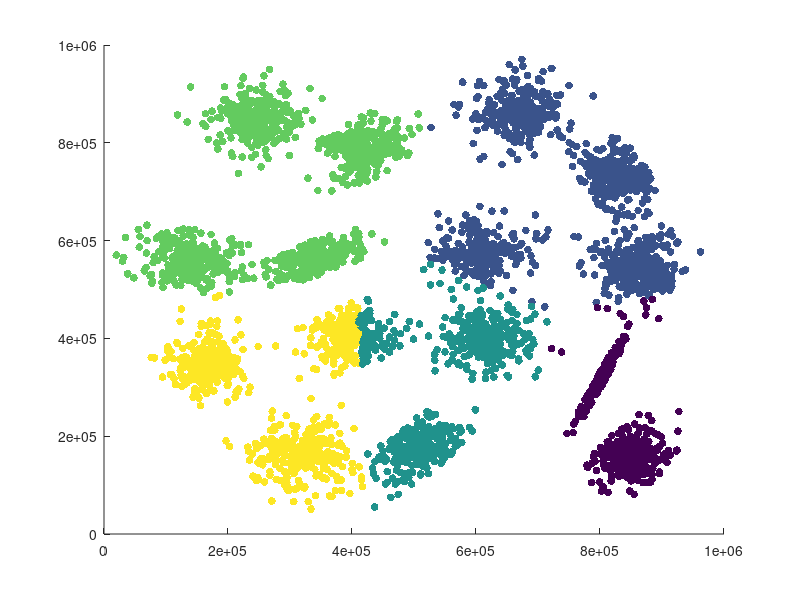

The MATLAB script that drew this image:
%{
===========================================================
===========================================================
Name: Andrew Loop-Perez
ID: 006198799
Course: CSE 516 Winter 2020
Assignment: Lab #5
===========================================================
===========================================================

Script file written using Octave
%}
1;

function centroids = initCentroids(X, K)
  centroids = zeros(K,size(X,2)); 
  % Randomly reorder the indices of examples
  randidx = randperm(size(X,1));
  % Take the first K examples as centroids
  centroids = X(randidx(1:K), :);
end 

% Calculate the distance between a data point and a centroid 
function d = distance(data_point, centroid)
  d = sqrt((centroid(1,1)-data_point(1,1))^2+(centroid(1,2)-data_point(1,2))^2);  
end 
  
function indices = reassignPoints(X, centroids)
  K = size(centroids, 1); % K = number of centroids
  indices = zeros(size(X,1), 1); % contines the index of the nearest centroid
  m = size(X,1); % number of data points
  
  for i=1:m
    % you code here
    data = X(i,:); % Current data point
    
    % Caluclate the distance between the current data point and the 
    % first centroid
   
    current_centroid = centroids(1, :);
    min_distance = distance(data, current_centroid);  
    index = 1;
    
   % Caluclate the distances between the current data point and the rest of 
   % the centroids. Place the index of the centroid that is closest to the 
   % current data point within indices.
  
  for j = 2:K
      current_centroid = centroids(j, :);
      new_distance = distance(data, current_centroid);
      
      if (min_distance > new_distance)
        min_distance = new_distance;
        index = j;
      end
    end 
  indices(i) = index;
 end  
end

function centroids = updateCentroids(X, idx, K)
  [m n] = size(X);
  centroids = zeros(K, n); 
  
  for i=1:K
    % you code here
    
    % Find the center of each cluster of points by calculing the average
    % x and y values in the cluster. Set the new coordinates of the cluster's
    % centroid equal to the caluclated center coordinates. 
    
    average_x = 0;
    average_y = 0;
    count = 0; % Number of data points within a particular cluster 
    
    for j = 1:m
      % Calculate the average x and y values for all of the data points 
      % within a cluster 
      if (idx(j) == i)
        average_x = average_x + X(j,1);
        average_y = average_y + X(j,2);
        count = count + 1;
      end 
    end
    
    average_x = average_x/count;
    average_y = average_y/count;
    
    % Set the new coordinates of the centroid
    centroids(i, 1) = average_x;
    centroids(i, 2) = average_y;
   end
end 

X = load("s1.dat");
epoch = 20;
K = 5; % number of clusters
centroids = initCentroids(X, K);

for i=1:epoch
  indices = reassignPoints(X, centroids);
  centroids = updateCentroids(X, indices, K);
end

% display data points and clusters
scatter(X(:,1),X(:,2),32,indices,'filled')



